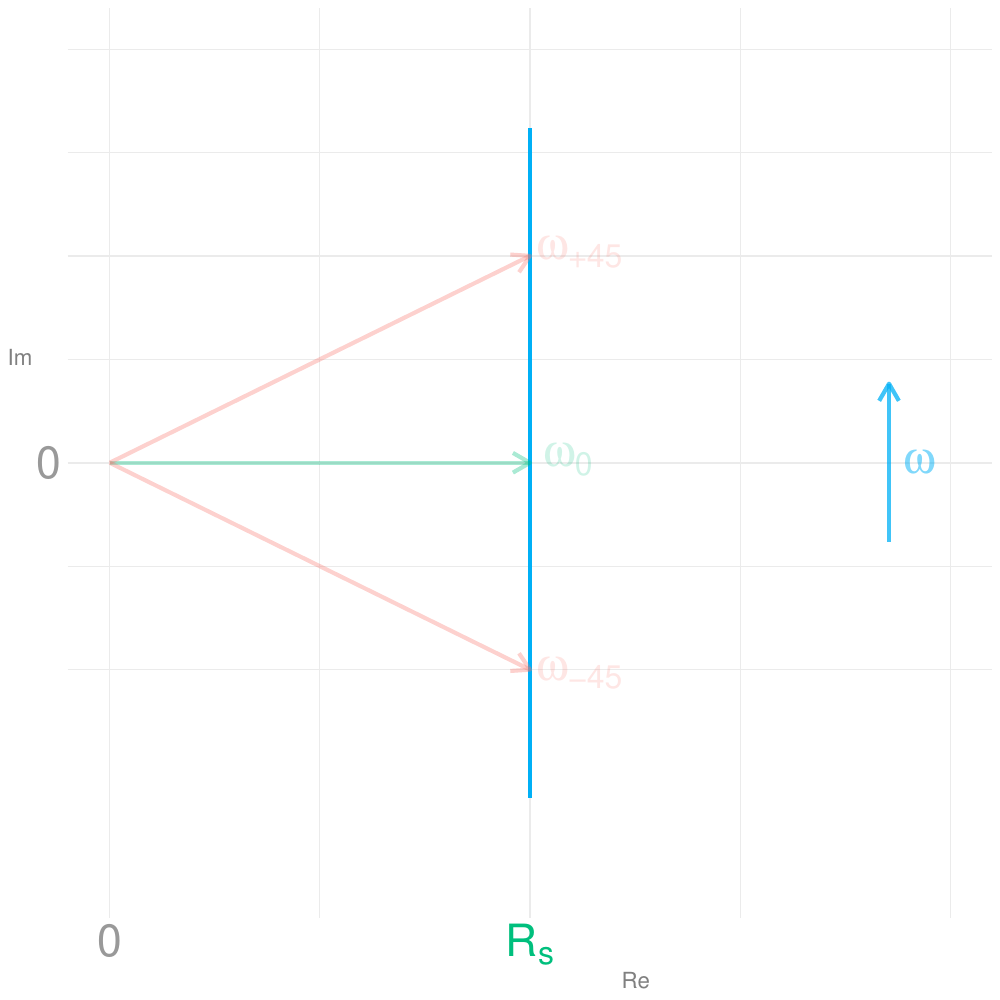

Here is the R script that generated this plot:
#Komplexe Zeiger von R, L, C

library(ggplot2)

options(scipen=10000)

output_width  <- 10
output_height <- output_width


ylabel <- "Im"
xlabel <- "Re"

Rpos <- 0.618

angle <- atan(1/Rpos)

angleDisplayX <- 0.1618



Rcolor        <- "#00BF7D2F"
RcolorNoAlpha <- "#00BF7D"
Lcolor        <- "#F8766D2F"
LcolorNoAlpha <- "#F8766D"
Tcolor        <- "#00B0F6"
AngleColor    <- "#FF67A4"
DirectionColor<- "#00B0F67F"

pdf("SSK_Impedanz.pdf", width = output_width, height = output_height)

####################################################################

p9 <- ggplot(data.frame(x=c(0, 2),y=c(0,2)), aes(x,y)) +

        theme_minimal() + # maybe theme_bw()

        #ggtitle("Zeigerbild der Impedanz einer verlustbehafteten Spule im Serienmodell") +

        theme(axis.title.y = element_text(angle = 0, vjust = 0.6180339887498948, size=16.18, color="#0000007F"), axis.text.y = element_text(size = 32.36, color = c("grey60", LcolorNoAlpha))) + # rotate axis title
        theme(axis.title.x = element_text(angle = 0, hjust = 0.6180339887498948, size=16.18, color="#0000007F"), axis.text.x = element_text(size = 32.36, color = c("grey60", RcolorNoAlpha))) +

        xlab(xlabel)  +
        ylab(ylabel)  +

        scale_y_continuous(limits=c(-1.6180339887498948*1.23606797749978964, 1.6180339887498948*1.23606797749978964),  breaks = c(0,1), labels=c( 0,"" ) ) +
        scale_x_continuous(limits=c(0, 1.23606797749978964),  breaks = c(0,Rpos), labels=c(0, bquote("R"["s"]) ) )+

        # total
        geom_segment( aes(x = Rpos, y = -1.6180339887498948, xend = Rpos, yend = 1.6180339887498948), color=Tcolor,   linetype="solid", size = 1.6180339887498948) +
        geom_segment( aes(x = 0, y = 0, xend = Rpos, yend = 0 ), color=Rcolor,   linetype="solid", arrow = arrow(length = unit(0.5, "cm")), size = 1.3819660112501051)+
        # grenzfrequenzpfeile
        geom_segment( aes(x = 0, y = 0, xend = Rpos, yend = 1 ), color=Lcolor,   linetype="solid", arrow = arrow(length = unit(0.5, "cm")), size = 1.3819660112501051) +
        geom_segment( aes(x = 0, y = 0, xend = Rpos, yend = -1 ), color=Lcolor,   linetype="solid", arrow = arrow(length = unit(0.5, "cm")), size = 1.3819660112501051) +

        #annotate(geom="text", x=angleDisplayX*0.333333, y=(tan(angle) * angleDisplayX + angleDisplayX * tan(pi/2-angle)/2)*0.6180339887498948, label=expression(delta), color=AngleColor, size=11.459)
        annotate(geom="text", x=Rpos+0.05572809000084119, y=0.01458980337503154, label=expression(omega[0]), color=Rcolor, size=11.459) +
        annotate(geom="text", x=Rpos+0.1458980337503154/2, y=sqrt(Rpos^2+(1.6180339887498948/2)^2), label=expression(omega["+45"]), color=Lcolor, size=11.459) +
        annotate(geom="text", x=Rpos+0.1458980337503154/2, y=-sqrt(Rpos^2+(1.6180339887498948/2)^2), label=expression(omega["-45"]), color=Lcolor, size=11.459) +

        #direction arrow
        geom_segment( aes(x = 1.1458980337503154, y = -0.3819660112501051, xend = 1.1458980337503154, yend = 0.3819660112501051 ), color=DirectionColor,   linetype="solid", arrow = arrow(length = unit(0.5, "cm")), size = 1.3819660112501051)+
        annotate(geom="text", x=1.1458980337503154+0.09016994374947421/2, y=0, label=expression(omega), color=DirectionColor, size=11.459)

p9
